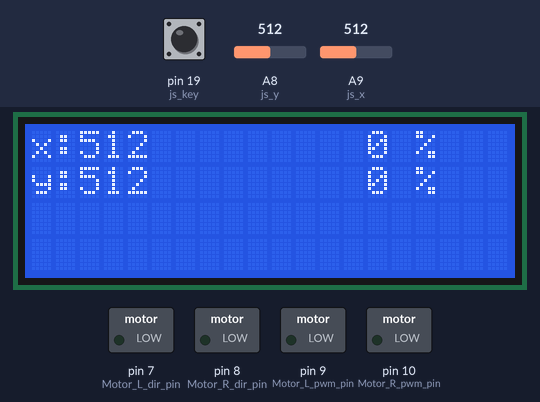
This sketch was run on a simulated Arduino Mega 2560, built with avr-gcc and run on an emulated ATmega2560. On the bench: 20×4 character LCD, switched loads named in the sketch (green lamp = pin HIGH). The test bench sets the inputs (shaded band); at power-on: A8 (js_y) = 512, A9 (js_x) = 512, pin 19 (js_key) HIGH.

Above: at 1.2 s.
1.3 s: A8 (js_y) set to 716
At 2.2 s:
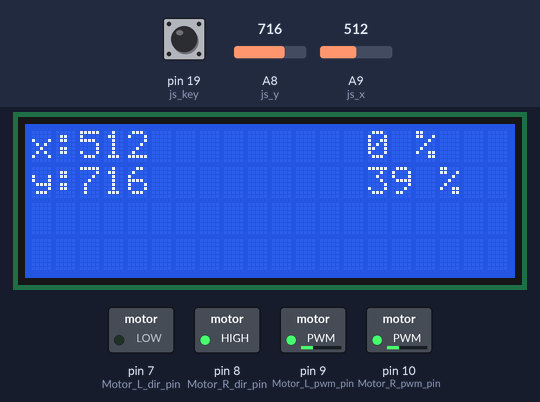
2.8 s: A8 (js_y) set to 578
At 3.3 s:
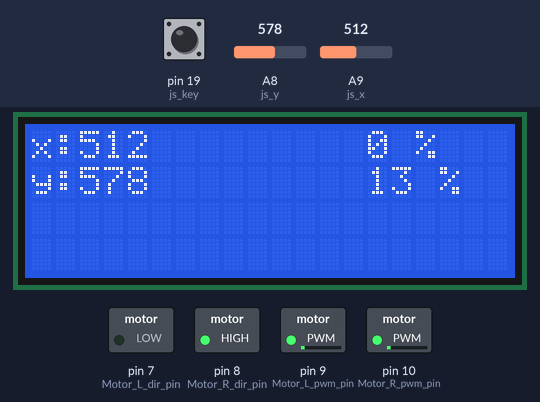
4.3 s: A8 (js_y) set to 547
At 5.5 s:
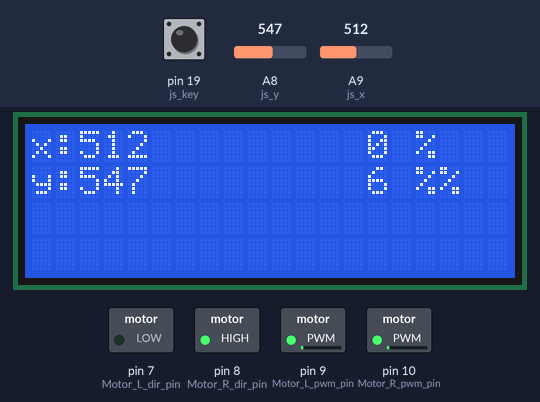
5.8 s: A9 (js_x) set to 492
At 7.1 s:
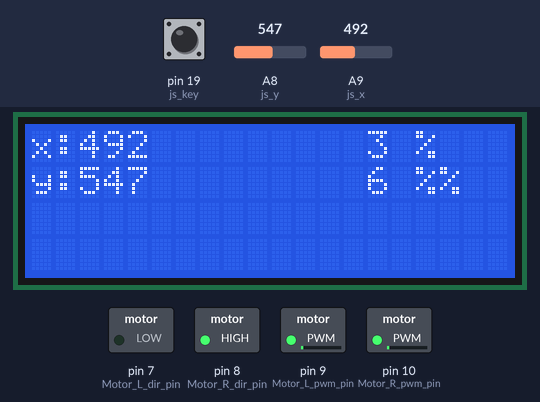
7.6 s: A8 (js_y) set to 511
At 8.2 s:
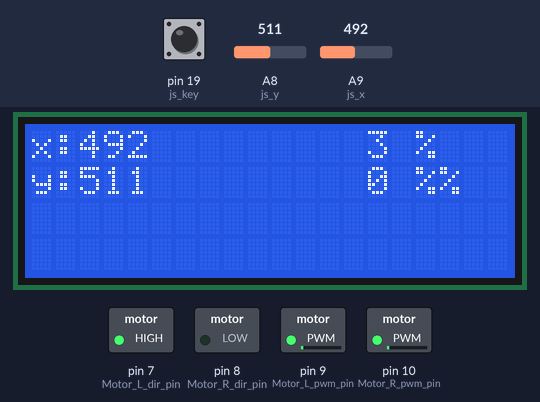
9.4 s: A8 (js_y) set to 467
At 10.4 s:
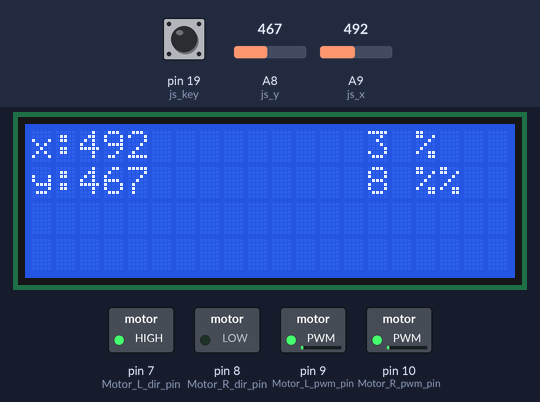
10.9 s: A8 (js_y) set to 447
Timing chart, 0 to 13.4 s (numbered marks = the images above; inputs shaded):
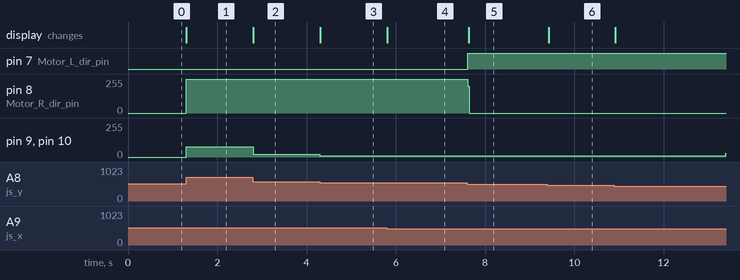

Measured:
- the behaviour switches between 563 and 562 on A8 (js_y) (found by bisection; images 2 and 3)
- after the input at 1.3 s, pin 8 (Motor_R_dir_pin): 0/255 → 255/255 at once; pin 9 (Motor_L_pwm_pin), pin 10 (Motor_R_pwm_pin): 0/255 → 76/255 at once; the display: changes at once (image 1)
- after the input at 2.8 s, pin 9 (Motor_L_pwm_pin), pin 10 (Motor_R_pwm_pin): 76/255 → 22/255 at once; the display: changes at once (image 2)
- after the input at 4.3 s, pin 9 (Motor_L_pwm_pin), pin 10 (Motor_R_pwm_pin): 22/255 → 10/255 at once; the display: changes at once (image 3)
- after the input at 5.8 s, the display: changes at once (image 4)
- after the input at 7.6 s, pin 7 (Motor_L_dir_pin): LOW → HIGH at once; pin 8 (Motor_R_dir_pin): 255/255 → 0/255 at once; the display: changes at once (image 5)
- after the input at 9.4 s, pin 9 (Motor_L_pwm_pin), pin 10 (Motor_R_pwm_pin): stays 10/255 (without the input it goes to 2/255 after 1.2 s); the display: changes at once (image 6)
- after the input at 10.9 s, pin 9 (Motor_L_pwm_pin), pin 10 (Motor_R_pwm_pin): stays 10/255 (without the input it goes to 20/255 after 1.2 s)

The sketch:

joystick.ino
```cpp
#include <LiquidCrystal.h>

const int rs = 37, en = 36, d4 = 35, d5 = 34, d6 = 33, d7 = 32;
LiquidCrystal lcd(rs, en, d4, d5, d6, d7);
//temporarily reversed x and y pins for race-day ergonomics, sep. 26
const int js_x = A9, js_y = A8, js_key = 19;

#define Motor_forward 0
#define Motor_return 1
#define Motor_L_dir_pin 7
#define Motor_R_dir_pin 8
#define Motor_L_pwm_pin 9
#define Motor_R_pwm_pin 10

volatile bool pushFlag = false;
volatile unsigned long lastStateChange = 0;
const unsigned long debounceMillis = 50;
volatile unsigned int pushCounter = 0;
volatile bool motorTestComplete = false;
volatile bool simpleTurnsComplete = false;

void onJoystickPush() {
  pushFlag = true;
}


void setup() {
  Serial.begin(9600);
  pinMode(Motor_L_dir_pin, OUTPUT);
  pinMode(Motor_R_dir_pin, OUTPUT);
  pinMode(Motor_L_pwm_pin, OUTPUT);
  pinMode(Motor_R_pwm_pin, OUTPUT);
  pinMode(js_key, INPUT_PULLUP);
  attachInterrupt(digitalPinToInterrupt(js_key), onJoystickPush, FALLING);
  lcd.begin(20, 4);
}


// SOMETIMES JOYSTICK VALUES DO NOT CHANGE INDEPENDENTLY, BOTH ARE THE SAME VALUE
// FAULT WITH CODE OR JOYSTICK? CLARIFY

void printJoystickValues() {
 int x_value = analogRead(js_x);
 int y_value = analogRead(js_y);
 double x_relative_volts = ( (double) x_value * 5.0) / 1023.0;
 double y_relative_volts = ( (double) y_value * 5.0) / 1023.0;
 int x_relative_percentage = (((x_relative_volts / 5) * 100) - 50) * 2;
 int y_relative_percentage = (((y_relative_volts / 5) * 100) - 50) * 2;

  if (x_relative_percentage < 0) {
  x_relative_percentage = x_relative_percentage * -1;
 }

 if (y_relative_percentage < 0) {
  y_relative_percentage = y_relative_percentage * -1;
 }

 lcd.setCursor(0, 0);
 lcd.print("x:");
 lcd.print(x_value);
 lcd.setCursor(14, 0);
 lcd.print(x_relative_percentage);
 lcd.print(" %");

lcd.setCursor(0, 1);
lcd.print("y:");
lcd.print(y_value);
lcd.setCursor(14, 1);
lcd.print(y_relative_percentage);
lcd.print(" %");
}

void simpleTurns() {
  digitalWrite(Motor_L_dir_pin, Motor_forward);
  digitalWrite(Motor_R_dir_pin, Motor_return);

  int pwm = 255 * 0.3;

  analogWrite(Motor_L_pwm_pin, pwm);
  delay(2000);
  analogWrite(Motor_L_pwm_pin, 0);
  analogWrite(Motor_R_pwm_pin, pwm);
  delay(1000);
  analogWrite(Motor_R_pwm_pin, 0);

  pwm = 255 * 0.75;

  digitalWrite(Motor_L_dir_pin, Motor_return);
  digitalWrite(Motor_R_dir_pin, Motor_forward);
  analogWrite(Motor_L_pwm_pin, pwm);
  analogWrite(Motor_R_pwm_pin, pwm);
  delay(4000);

  pwm = 0;

  analogWrite(Motor_L_pwm_pin, pwm);
  analogWrite(Motor_R_pwm_pin, pwm);
  simpleTurnsComplete = true;
}

void moveWithJoystick() {
  // x negative = left
  // x positive = right
  // y negative = back
  // y positive = forward

 int x_value = analogRead(js_x);
 int y_value = analogRead(js_y);
 double x_relative_volts = ( ((double) x_value + 1) * 5.0 ) / 1023.0;
 double y_relative_volts = ( ((double) y_value - 8) * 5.0 ) / 1023.0;
 int x_relative_percentage = abs( (((x_relative_volts / 5) * 100) - 50) * 2 );
 int y_relative_percentage = abs( (((y_relative_volts / 5) * 100) - 50) * 2 );

 int x_rel_pwm = 255 / 100 * x_relative_percentage;
 int y_rel_pwm = 255 / 100 * y_relative_percentage;

 if (x_relative_percentage == 0 && y_relative_percentage == 0) {
  analogWrite(Motor_L_pwm_pin, 0);
  analogWrite(Motor_R_pwm_pin, 0);
 }

  if (x_value > 512) {
    digitalWrite(Motor_R_dir_pin, Motor_return);
    digitalWrite(Motor_L_dir_pin, Motor_return);
    analogWrite(Motor_R_pwm_pin, x_rel_pwm);
    analogWrite(Motor_L_pwm_pin, x_rel_pwm);
  }

  if (x_value < 512) {
    digitalWrite(Motor_R_dir_pin, Motor_forward);
    digitalWrite(Motor_L_dir_pin, Motor_forward);
    analogWrite(Motor_R_pwm_pin, x_rel_pwm);
    analogWrite(Motor_L_pwm_pin, x_rel_pwm);
  }

  if (y_value > 512) {
    digitalWrite(Motor_R_dir_pin, Motor_return);
    digitalWrite(Motor_L_dir_pin, Motor_forward);
    analogWrite(Motor_R_pwm_pin, y_rel_pwm);
    analogWrite(Motor_L_pwm_pin, y_rel_pwm);
  }

    if (y_value < 512) {
    digitalWrite(Motor_R_dir_pin, Motor_forward);
    digitalWrite(Motor_L_dir_pin, Motor_return);
    analogWrite(Motor_R_pwm_pin, y_rel_pwm);
    analogWrite(Motor_L_pwm_pin, y_rel_pwm);
  }

}

// Motor test runs once in each direction, then the motorTestComplete flag is set to true
// This prevents any follow-up tests until the code is reuploaded
void motorTest() {

  // for now, RIGHT ENGINE goes the opposite way
  digitalWrite(Motor_R_dir_pin, Motor_return);
  digitalWrite(Motor_L_dir_pin, Motor_forward);

  // in the original code, both tires set to spin in the same direction, didn't happen in practice
  // test code altered so that both wheels spin in the same direction instead of opposite directions, not sure if intentional or not
  // CLARIFY

  for (int pwm = 255; pwm > 50; pwm--) {
    analogWrite(Motor_L_pwm_pin, pwm);
    analogWrite(Motor_R_pwm_pin, pwm);
    Serial.println(pwm);
    delay(50);
  }

  digitalWrite(Motor_R_dir_pin, Motor_forward);
  digitalWrite(Motor_L_dir_pin, Motor_return);

  Serial.println();

  for (int pwm = 50; pwm < 255; pwm++) {
    analogWrite(Motor_L_pwm_pin, pwm);
    analogWrite(Motor_R_pwm_pin, pwm);
    Serial.println(pwm);
    delay(50);
  }
  analogWrite(Motor_L_pwm_pin, 0);
  analogWrite(Motor_R_pwm_pin, 0);
  motorTestComplete = true;
}

void printPushCounter() {
   lcd.clear();
   lcd.setCursor(0, 0);
   lcd.print("Push counter: ");
   lcd.print(pushCounter);
   delay(1000);
   lcd.clear();
}

void loop() {
  /*
  if (pushFlag) {
    pushFlag = false;

    unsigned long now = millis();
    if (now - lastStateChange >= debounceMillis) {
      digitalWrite(digitalPinToInterrupt(js_key), !digitalRead(digitalPinToInterrupt(js_key)));
      lastStateChange = now;
      pushCounter++;
      //printPushCounter();
      //simpleTurns();
      //motorTest();
    }
  }
  */
  moveWithJoystick();
  printJoystickValues();
  //lcd.clear();
}
```
